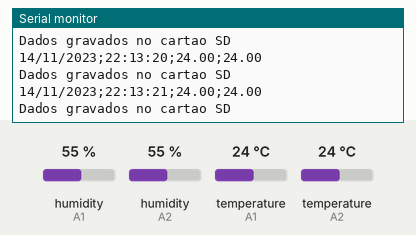
Bench run of a sketch on a simulated Arduino Uno, built with avr-gcc and run on an emulated ATmega328P. On the bench: the last lines printed to the serial monitor. The inputs (shaded band) are chosen by the test bench; at power-on: temperature (sensors on A1, A2) 24 °C, humidity (sensors on A1, A2) 55 %. The local clock reads 2024-03-15 10:24:30 at power-on unless the sketch sets it; storage starts empty.

Above: at 1.4 s.
1.5 s: temperature (sensor on A1) set to 12 °C
At 2.2 s:
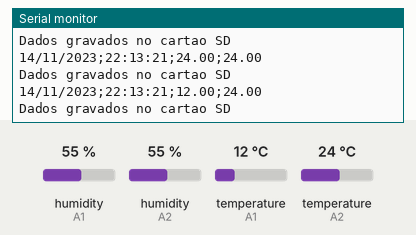
3.0 s: temperature (sensor on A2) set to 12 °C
At 3.0 s:
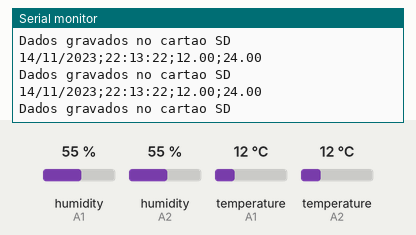
4.5 s: temperature (sensor on A1) set to 19 °C
At 5.0 s:
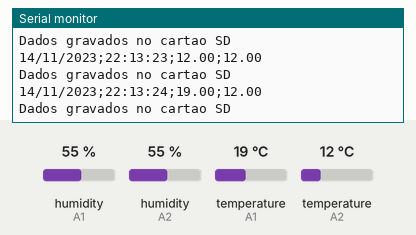
6.0 s: temperature (sensor on A2) set to 19 °C
At 6.7 s:
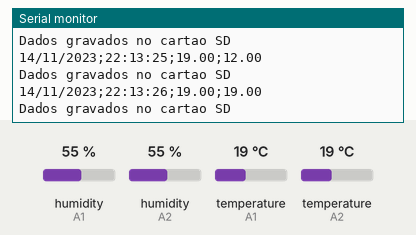
Timing chart, 0 to 8.5 s (numbered marks = the images above; inputs shaded):
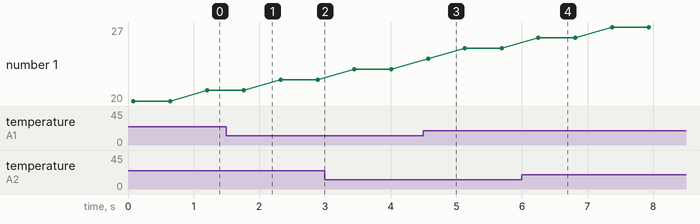

The sketch:

datalog_temp_baterias.ino
```cpp
#include <Wire.h>
#include <RTClib.h>

#include <SD.h>
#include<SPI.h>

#include "DHT.h"

//Define portas analógicas nas quais os DHTs estão ligados, no caso as analógicas 1 e 2
#define dhtA A1
#define dhtB A2
#define DHTTYPE DHT11 // Tipo do sensor: DHT 11

DHT sensorA(dhtA, DHTTYPE);
DHT sensorB(dhtB, DHTTYPE);

RTC_DS1307 RTC;
int chipSelect = 10; //pino chipSelect (CS) ligado na porta 10
File cartaoSD;

//Portas dos sensores de temperatura

String dadosSensores = "";

String getDataHora(){

    DateTime agora = RTC.now();//Recuperando a data e hora atual
    String dataHora = "";
    dataHora += agora.day();//Imprimindo o dia
    dataHora += "/";
    dataHora += agora.month();//Recuperando o mes
    dataHora += "/";
    dataHora += agora.year();//Recuperando o ano
    dataHora += ";";
    dataHora += agora.hour();//Recuperando a hora
    dataHora += ":";
    dataHora += agora.minute();//Reci[erando os minutos
    dataHora += ":";
    dataHora += agora.second();//Recuperando os segundos

    return dataHora;
}


String getTemperatura(DHT sensor){
  float t = sensor.readTemperature();
  if (isnan(t))
  {
    return String("ERRO NA LEITURA DE TEMP - VERIFIQUE SENSOR");
  } else{
  return String(t);
  }
}

void gravaDados(File cartao, String dados ){
  cartao = SD.open("datalog.csv", FILE_WRITE);
  if(cartao){ //True se conseguir abrir o cartao e o arquivo, False caso contrário
    cartao.println(dados);
    cartao.close();
    Serial.println("Dados gravados no cartao SD");
} else { //Falha no arquivo ou cartao SD
  Serial.println("ERRO NO ARQUIVO OU CARTAO SD - DADOS NAO FORAM GRAVADOS");
}

}

void setup () {

    Serial.begin(9600);
    Wire.begin();
    RTC.begin();
    sensorA.begin();
    sensorB.begin();
    //Ajusta a data/hora do Clock com a data/hora em que o codigo foi compilado
    RTC.adjust(DateTime(__DATE__, __TIME__));

  //Verifica se o modulo RTC esta funcionando
  if (! RTC.isrunning()) {
    Serial.println("Módulo RTC não identificado");


  }

  SD.begin(chipSelect);
  dadosSensores = "######## INICIO DA GRAVACAO DE DADOS ###########;;;";
  //Grava um banner para identificar o inicio da sessão de dados
  gravaDados(cartaoSD, dadosSensores);


}

void loop () {
    dadosSensores = getDataHora();
    dadosSensores += ";";
    dadosSensores += getTemperatura(sensorA);
    dadosSensores += ";";
    dadosSensores += getTemperatura(sensorB);
    Serial.println(dadosSensores);
    gravaDados(cartaoSD, dadosSensores);
    delay(500);//A leitura sera repetida cada 1 segundo
    dadosSensores = "";
}
```

Measured:
- after the input at 1.5 s, the serial monitor: prints a new line after 0.27 s (image 1)
- after the input at 4.5 s, the serial monitor: prints a new line after 0.07 s (image 3)
- after the input at 6.0 s, the serial monitor: prints a new line after 0.25 s (image 4)
